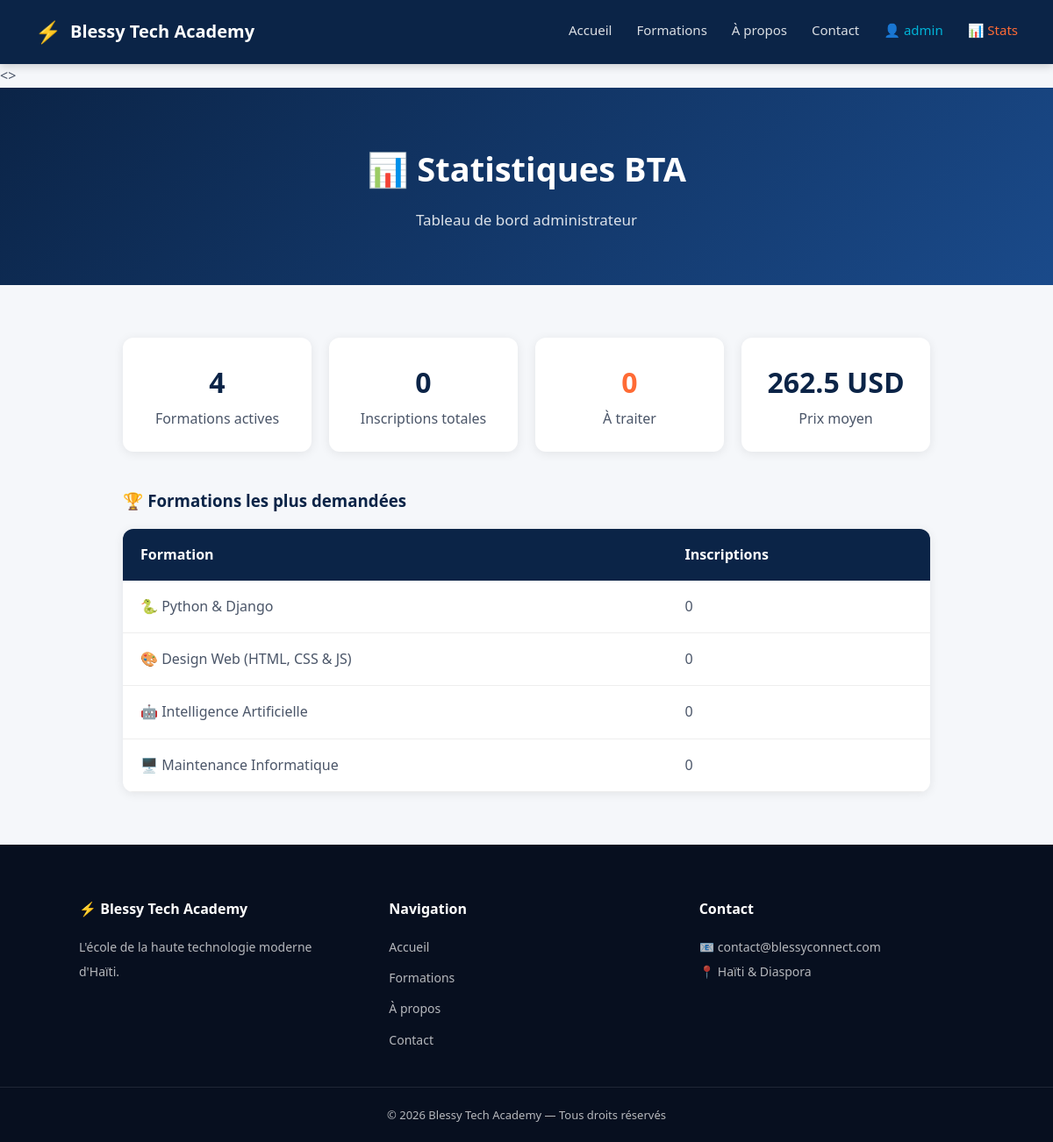
Before: /statistiques/ (signed in) with the older database file.
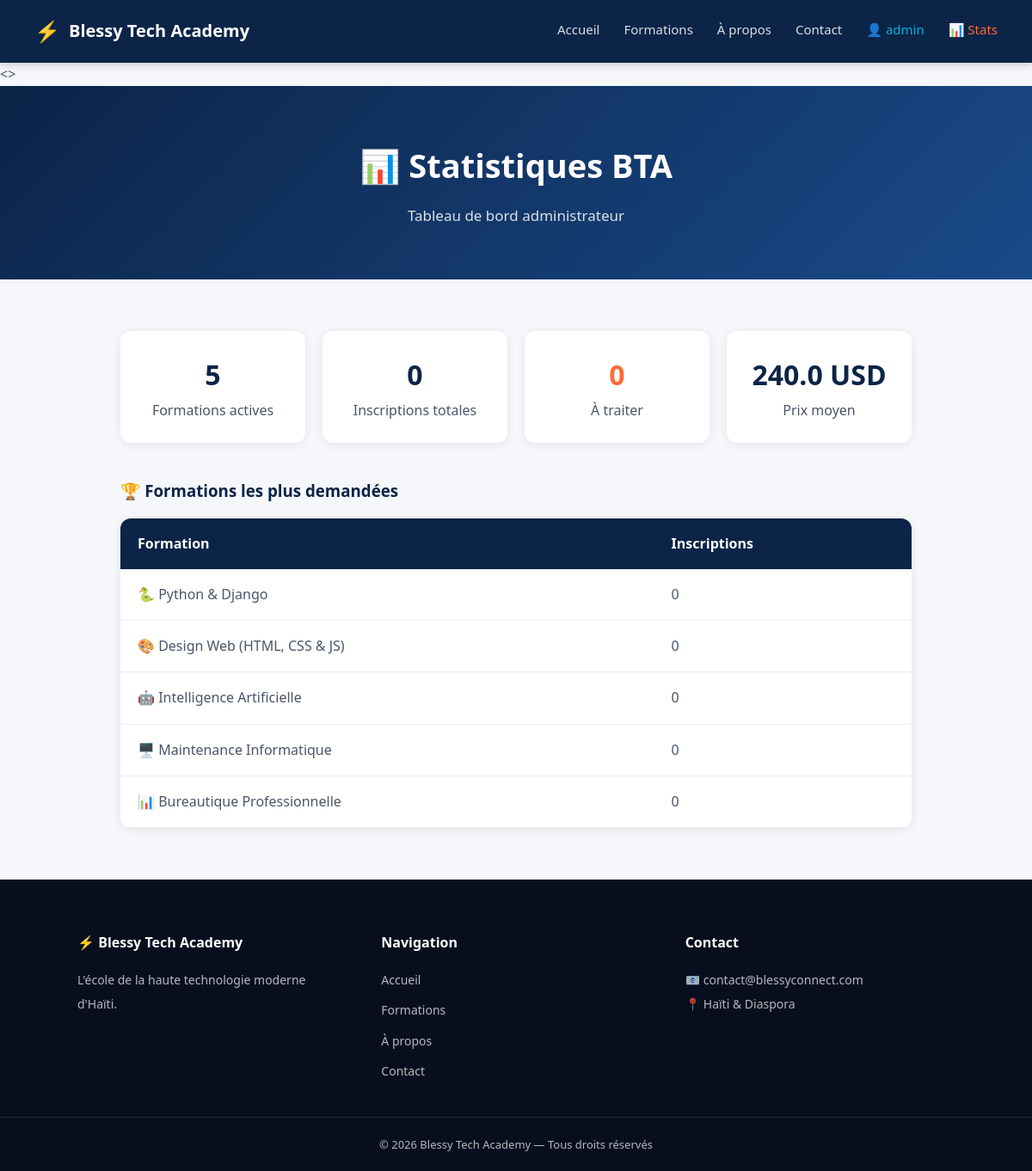
After: the same page with the newer database file.
### academie/models.py (models this page shows, shortened)
class Formation(models.Model):
    NIVEAUX = [
        ('debutant', 'Débutant'),
        ('intermediaire', 'Intermédiaire'),
        ('avance', 'Avancé'),
        ('professionnel', 'Professionnel'),
    ]
    nom = models.CharField(max_length=200)
    icone = models.CharField(max_length=10, default='📚')
    description = models.TextField()
    duree_mois = models.IntegerField()
    prix = models.IntegerField()
    niveau = models.CharField(
        max_length=20,
        choices=NIVEAUX,
        default='debutant'
    )
    debouches = models.TextField(blank=True)
    prerequis = models.TextField(blank=True)
    certifications = models.TextField(blank=True)
    actif = models.BooleanField(default=True)
    date_creation = models.DateTimeField(auto_now_add=True)
    class Meta:
        ordering = ['nom']
        verbose_name = 'Formation'
        verbose_name_plural = 'Formations'

### academie/views.py (the view)
# urls.py: path('statistiques/', views.statistiques, name='statistiques'),
@staff_member_required
def statistiques(request):
    total_formations = Formation.objects.filter(actif=True).count()
    total_inscriptions = Inscription.objects.count()
    inscriptions_non_traitees = Inscription.objects.filter(traite=False).count()
    prix_moyen = Formation.objects.aggregate(Avg('prix'))['prix__avg']
    formations_populaires = Formation.objects.annotate(
        nombre_inscrits=Count('inscriptions')
    ).order_by('-nombre_inscrits')[:5]
    contexte = {
        'total_formations': total_formations,
        'total_inscriptions': total_inscriptions,
        'inscriptions_non_traitees': inscriptions_non_traitees,
        'prix_moyen': round(prix_moyen, 2) if prix_moyen else 0,
        'formations_populaires': formations_populaires,
    }
    return render(request, 'academie/statistiques.html', contexte)

### academie/templates/academie/statistiques.html (shortened to what this page needs)
{% extends 'academie/base.html' %}
{% block contenu %}
<section class="page-hero">
    <h2>📊 Statistiques BTA</h2>
    <p>Tableau de bord administrateur</p>
</section>
<section style="padding: 60px 40px; max-width: 1000px; margin: 0 auto;">
    <div style="display: grid;
                grid-template-columns: repeat(auto-fit, minmax(200px, 1fr));
                gap: 20px;
                margin-bottom: 40px;">
        <div style="background: white; padding: 24px;
                    border-radius: 12px; text-align: center;
                    box-shadow: var(--ombre-legere);">
            <p style="font-size: 32px; font-weight: 800;
                      color: var(--bleu-principal);">
                {{ total_formations }}
            </p>
            <p style="color: var(--gris-texte);">Formations actives</p>
        </div>
        <div style="background: white; padding: 24px;
                    border-radius: 12px; text-align: center;
                    box-shadow: var(--ombre-legere);">
            <p style="font-size: 32px; font-weight: 800;
                      color: var(--bleu-principal);">
                {{ total_inscriptions }}
            </p>
            <p style="color: var(--gris-texte);">Inscriptions totales</p>
        </div>
        <div style="background: white; padding: 24px;
                    border-radius: 12px; text-align: center;
                    box-shadow: var(--ombre-legere);">
            <p style="font-size: 32px; font-weight: 800;
                      color: var(--orange-accent);">
                {{ inscriptions_non_traitees }}
            </p>
            <p style="color: var(--gris-texte);">À traiter</p>
        </div>
        <div style="background: white; padding: 24px;
                    border-radius: 12px; text-align: center;
                    box-shadow: var(--ombre-legere);">
            <p style="font-size: 32px; font-weight: 800;
                      color: var(--bleu-principal);">
                {{ prix_moyen }} USD
            </p>
            <p style="color: var(--gris-texte);">Prix moyen</p>
        </div>
    </div>
    <h3 style="color: var(--bleu-principal); margin-bottom: 16px;">
        🏆 Formations les plus demandées
    </h3>
    <table class="tableau-formations">
        <thead>
            <tr>
                <th>Formation</th>
                <th>Inscriptions</th>
            </tr>
        </thead>
        <tbody>
            {% for formation in formations_populaires %}
            <tr>
                <td>{{ formation.icone }} {{ formation.nom }}</td>
                <td>{{ formation.nombre_inscrits }}</td>
            </tr>
            {% empty %}
            <tr>
                <td colspan="2">Aucune donnée disponible.</td>
            </tr>
            {% endfor %}
        </tbody>
    </table>
</section>
{% endblock %}

Changed rows visible on the page:
added Formation: icone "📊", nom "Bureautique Professionnelle", nombre_inscrits "0"
Other visible differences:
{{ total_formations }}: "4" → "5"
{{ prix_moyen }}: "262.5" → "240.0"
